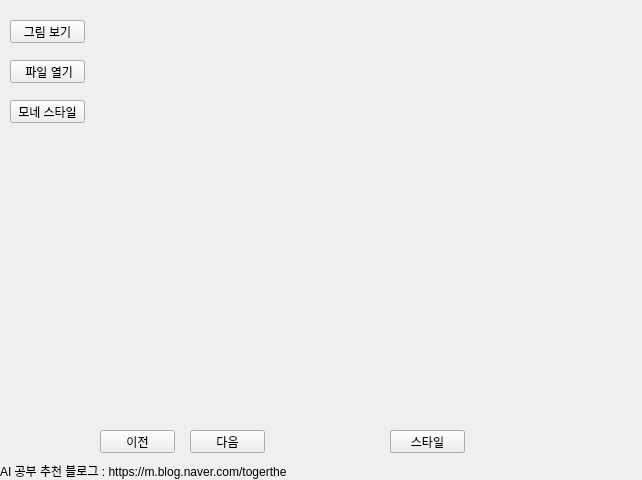
<?xml version="1.0" encoding="UTF-8"?>
<ui version="4.0">
 <class>widget</class>
 <widget class="QWidget" name="widget">
  <property name="geometry">
   <rect>
    <x>0</x>
    <y>0</y>
    <width>642</width>
    <height>480</height>
   </rect>
  </property>
  <property name="windowTitle">
   <string>Form</string>
  </property>
  <widget class="QPushButton" name="image_muse">
   <property name="geometry">
    <rect>
     <x>10</x>
     <y>20</y>
     <width>75</width>
     <height>23</height>
    </rect>
   </property>
   <property name="text">
    <string>그림 보기</string>
   </property>
  </widget>
  <widget class="QPushButton" name="next">
   <property name="geometry">
    <rect>
     <x>190</x>
     <y>430</y>
     <width>75</width>
     <height>23</height>
    </rect>
   </property>
   <property name="text">
    <string>다음</string>
   </property>
  </widget>
  <widget class="QLabel" name="output1">
   <property name="geometry">
    <rect>
     <x>150</x>
     <y>40</y>
     <width>371</width>
     <height>361</height>
    </rect>
   </property>
   <property name="text">
    <string/>
   </property>
   <property name="pixmap">
    <pixmap>C:/Users/admin/Downloads/1-output.jpg</pixmap>
   </property>
   <property name="scaledContents">
    <bool>true</bool>
   </property>
   <property name="alignment">
    <set>Qt::AlignCenter</set>
   </property>
  </widget>
  <widget class="QPushButton" name="open_file">
   <property name="geometry">
    <rect>
     <x>10</x>
     <y>60</y>
     <width>75</width>
     <height>23</height>
    </rect>
   </property>
   <property name="text">
    <string> 파일 열기</string>
   </property>
  </widget>
  <widget class="QPushButton" name="mone_style">
   <property name="geometry">
    <rect>
     <x>10</x>
     <y>100</y>
     <width>75</width>
     <height>23</height>
    </rect>
   </property>
   <property name="text">
    <string>모네 스타일</string>
   </property>
  </widget>
  <widget class="QPushButton" name="before">
   <property name="geometry">
    <rect>
     <x>100</x>
     <y>430</y>
     <width>75</width>
     <height>23</height>
    </rect>
   </property>
   <property name="text">
    <string>이전</string>
   </property>
  </widget>
  <widget class="QLabel" name="banner">
   <property name="geometry">
    <rect>
     <x>0</x>
     <y>460</y>
     <width>651</width>
     <height>21</height>
    </rect>
   </property>
   <property name="text">
    <string>AI 공부 추천 블로그 : https://m.blog.naver.com/togerthe</string>
   </property>
  </widget>
  <widget class="QLabel" name="background">
   <property name="geometry">
    <rect>
     <x>-10</x>
     <y>0</y>
     <width>651</width>
     <height>491</height>
    </rect>
   </property>
   <property name="text">
    <string/>
   </property>
   <property name="scaledContents">
    <bool>true</bool>
   </property>
  </widget>
  <widget class="QPushButton" name="original">
   <property name="geometry">
    <rect>
     <x>390</x>
     <y>430</y>
     <width>75</width>
     <height>23</height>
    </rect>
   </property>
   <property name="text">
    <string>원본</string>
   </property>
  </widget>
  <widget class="QPushButton" name="style">
   <property name="geometry">
    <rect>
     <x>390</x>
     <y>430</y>
     <width>75</width>
     <height>23</height>
    </rect>
   </property>
   <property name="text">
    <string>스타일</string>
   </property>
  </widget>
  <zorder>background</zorder>
  <zorder>image_muse</zorder>
  <zorder>next</zorder>
  <zorder>output1</zorder>
  <zorder>open_file</zorder>
  <zorder>mone_style</zorder>
  <zorder>before</zorder>
  <zorder>banner</zorder>
  <zorder>original</zorder>
  <zorder>style</zorder>
 </widget>
 <resources/>
 <connections/>
</ui>
